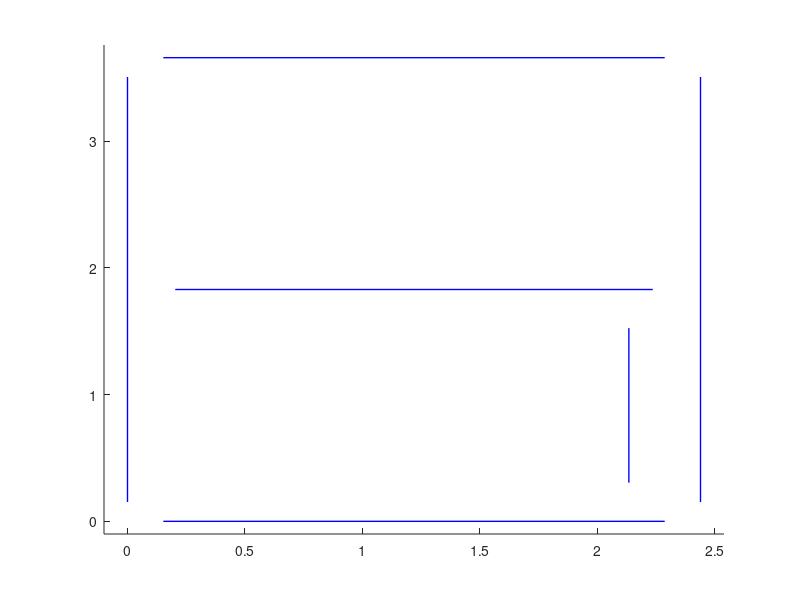

MATLAB code for this plot:
function resetFigureAndDrawMap()
    clf;
    axis([-.1 12*8*.0254+.1 -.1 12*12*.0254+.1]);
    off = .0254*6;
    p1 = [0 ; 0];
    p2 = [ 12*8*.0254 ; 0];
    p3 = [0 ; 12*12*.0254 ];
    p4 = [12* 8*.0254; 12*12*.0254];
    lines_p1 = [p2-[off;0] p1+[0;off] p2+[0;off] p3+[off;0]];
    lines_p2 = [p1+[off;0] p3-[0;off] p4-[0;off] p4-[off;0]];
    for i = 1:length(lines_p1(1,:))
        hold on;

        plot([lines_p1(1,i), lines_p2(1,i)],[lines_p1(2,i), lines_p2(2,i)], 'b-', 'Linewidth', 1, 'DisplayName', 'map');
    end

	%sail map

    %8 9 10 line points
    margin = 8; %inches
    p1 = [(7*12)*.0254 ; 12*.0254];
    p2 = [ 7*12*.0254 ; 5*12*.0254 ];

    %midfield
    p3 = [(0+margin)*0.0254 ; 6*12*.0254 ];
    p4 = [(8*12-margin)*.0254; 6*12*.0254];
    lines_p1 = [p2 p3];
    lines_p2 = [p1 p4];
    
    for i = 1:length(lines_p1(1,:))
        hold on;

        plot([lines_p1(1,i), lines_p2(1,i)],[lines_p1(2,i), lines_p2(2,i)], 'b-', 'Linewidth', 1, 'DisplayName', 'map');
    end
end